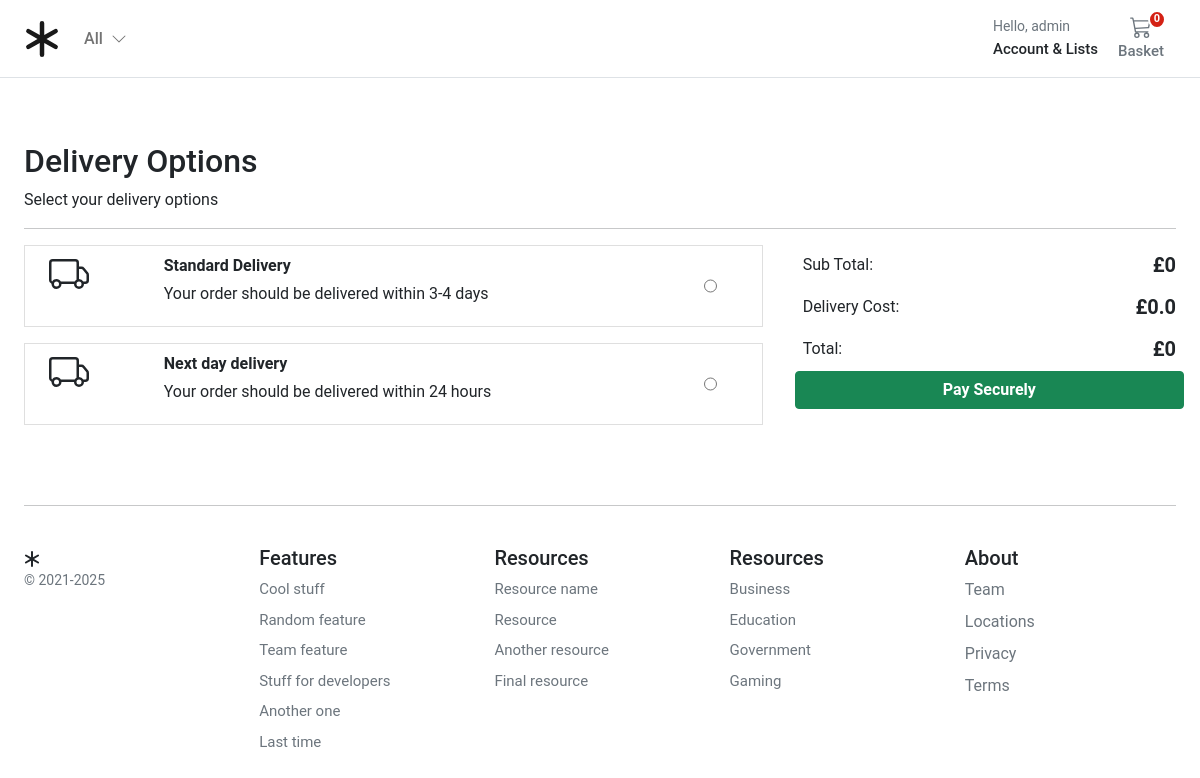
Page /checkout/deliverychoices/ (signed in) on the committed database.
### account/models.py (models this page shows, shortened)
class Customer(AbstractBaseUser, PermissionsMixin):
    email = models.EmailField(_('email address'), unique=True)
    name = models.CharField(max_length=150)
    mobile = models.CharField(max_length=20, blank=True)
    is_active = models.BooleanField(default=False)
    is_staff = models.BooleanField(default=False)
    created = models.DateTimeField(auto_now_add=True)
    updated = models.DateTimeField(auto_now=True)
    objects = CustomAccountManager()
    USERNAME_FIELD = 'email'
    REQUIRED_FIELDS = ['name']
    class Meta:
        verbose_name = "Accounts"
        verbose_name_plural = "Accounts"

### checkout/models.py (models this page shows, shortened)
class DeliveryOptions(models.Model):
    DELIVERY_CHOICES = [
        ("IS", "In Store"),
        ("HD", "Home Delivery"),
        ("DD", "Digital Delivery"),
    ]
    delivery_name = models.CharField(
        verbose_name=_("delivery_name"),
        help_text=_("Required"),
        max_length=255,
    )
    delivery_price = models.DecimalField(
        verbose_name=_("delivery price"),
        help_text=_("Maximum 999.99"),
        error_messages={
            "name": {
                "max_length": _("The price must be between 0 and 999.99."),
            },
        },
        max_digits=5,
        decimal_places=2,
    )
    delivery_method = models.CharField(
        choices=DELIVERY_CHOICES,
        verbose_name=_("delivery_method"),
        help_text=_("Required"),
        max_length=255,
    )
    delivery_timeframe = models.CharField(
        verbose_name=_("delivery timeframe"),
        help_text=_("Required"),
        max_length=255,
    )
    delivery_window = models.CharField(
        verbose_name=_("delivery window"),
        help_text=_("Required"),
        max_length=255,
    )
    order = models.IntegerField(verbose_name=_("list order"), help_text=_("Required"), default=0)
    is_active = models.BooleanField(default=True)
    class Meta:
        verbose_name = _("Delivery Option")
        verbose_name_plural = _("Delivery Options")

### checkout/views.py (the view)
# urls.py: path("deliverychoices/", views.deliverychoices, name="deliverychoices"),
@login_required
def deliverychoices(request):
    deliveryoptions = DeliveryOptions.objects.filter(is_active=True)
    return render(request, "checkout/delivery_choices.html", {"deliveryoptions": deliveryoptions})

### basket/basket.py (called while the page is built)
    def __len__(self):
        return sum(item["qty"] for item in self.basket.values())

    def get_subtotal_price(self):
        return sum(Decimal(item["price"]) * item["qty"] for item in self.basket.values())

    def get_delivery_price(self):
        newprice = 0.00
        if "purchase" in self.session:
            newprice = DeliveryOptions.objects.get(id=self.session["purchase"]["delivery_id"]).delivery_price
        return newprice

    def get_total_price(self):
        newprice = 0.00
        subtotal = sum(Decimal(item["price"]) * item["qty"] for item in self.basket.values())
        if "purchase" in self.session:
            newprice = DeliveryOptions.objects.get(id=self.session["purchase"]["delivery_id"]).delivery_price
        total = subtotal + Decimal(newprice)
        return total

### basket/context_processors.py (called while the page is built)
def basket(request):
    return {'basket': Basket(request)}

### store/context_processors.py (called while the page is built)
def categories(request):
    return {"categories": Category.objects.filter(level=0)}

### store/models.py (called while the page is built)
    def get_absolute_url(self):
        return reverse("store:category_list", args=[self.slug])

### templates/checkout/delivery_choices.html (shortened to what this page needs)
{% extends "../base.html" %}
{% load static %}
{% block content %}
<div class="container">
  <div class="col-12">
    <h1 class="h2">Delivery Options</h1>
  </div>
  <div class="col-12">
    <p>Select your delivery options</p>
  </div>
  <hr />
</div>
<div class="container">
  <div class="row g-3">
    {% if deliveryoptions|length == 0 %}
    <div class="col-12">There are no delivery options <a href="{% url 'store:store_home' %}">Shop</a></div>
    {% else %}
    <div class="col-md-4 col-lg-4 order-md-last p-0 order-3">
      <div class="d-flex bd-highlight ms-0">
        <div class="p-2 flex-grow-1 bd-highlight">Sub Total:</div>
        <div class="p-2 bd-highlight"><span class="fw-bold h5">£</span><span id="sub_total"
            class="fw-bold h5">{{basket.get_subtotal_price}}</span></div>
      </div>
      <div class="d-flex bd-highlight">
        <div class="p-2 flex-grow-1 bd-highlight">Delivery Cost:</div>
        <div class="p-2 bd-highlight"><span class="fw-bold h5">£</span><span id="delivery_price"
            class="fw-bold h5">{{basket.get_delivery_price}}</span></div>
      </div>
      <div class="d-flex bd-highlight">
        <div class="p-2 flex-grow-1 bd-highlight">Total:</div>
        <div class="p-2 bd-highlight"><span class="fw-bold h5">£</span><span id="total"
            class="fw-bold h5">{{basket.get_total_price}}</span></div>
      </div>
      <a role="button" href="{% url "checkout:delivery_address" %}" class="btn btn-success fw-bold w-100"
        type="button">Pay Securely</a>
    </div>
    <div class="col-md-7 col-lg-8">
      {% for option in deliveryoptions %}
      <div class="card mb-3 border-1 rounded-0 product-item me-md-4" data-index="{{option.id}}">
        <div class="row g-0">
          <div class="col-md-2 ps-3 ps-md-4">
          </div>
          <div class="col-md-9 ps-md-1">
            <div class="card-body p-1">
              <p class="card-text ps-2 mb-1 pt-1 fw-bold">{{option.delivery_name}}</p>
              <p class="card-text ps-2 pb-3">Your order should be delivered within {{option.delivery_timeframe}}</p>
            </div>
          </div>
          <div class="col-md-1 ps-md-1">
            <input class="align-middle h-100" type="radio" name="deliveryOption" id="{{option.id}}"
              value="{{option.id}}">
          </div>
        </div>
      </div>
      {% endfor %}
    </div>
    {% endif %}
  </div>
</div>
{% endblock %}

### templates/base.html (shortened to what this page needs)
{% load static %}
<!DOCTYPE html>
<html>
<head>
  <link href="https://cdn.jsdelivr.net/npm/bootstrap@5.0.0-beta1/dist/css/bootstrap.min.css" rel="stylesheet"
>
  <link rel="stylesheet" href="{% static 'core/css/base.css' %}">
  <link rel="stylesheet" href="{% block stylesheet %}{% endblock %}">
</head>
<body>
  <header class="pb-3">
    <nav class="navbar navbar-expand-md navbar-light bg-white border-bottom">
      <div class="container-fluid px-md-4">
        <div class="d-flex w-100 navbar-collapse">
          <a class="navbar-brand d-flex-inline" href="/">
          </a>
          <ul class="navbar-nav me-auto mb-2 mb-md-0">
            <li class="nav-item dropdown">
              <a class="nav-link dropdown-toggle d-none d-md-block fw500" href="#" id="navbarDropdown" role="button"
                data-bs-toggle="dropdown" aria-expanded="false">
                All
                <i class="ps-1"><svg xmlns="http://www.w3.org/2000/svg" width="16" height="16" fill="currentColor"
                    class="bi bi-chevron-down" viewBox="0 0 16 16">
                    <path fill-rule="evenodd"
                      d="M1.646 4.646a.5.5 0 0 1 .708 0L8 10.293l5.646-5.647a.5.5 0 0 1 .708.708l-6 6a.5.5 0 0 1-.708 0l-6-6a.5.5 0 0 1 0-.708z" />
                  </svg></i>
              </a>
            </li>
          </ul>
          <div>
            <div class="collapse navbar-collapse" id="navbarSupportedContent2">
              <ul class="navbar-nav me-auto mb-2 mb-lg-0">
                <li class="nav-item dropdown">
                  <a class="nav-link dropdown-toggle text-reset" href="#" id="navbarDropdown" role="button"
                    data-bs-toggle="dropdown" aria-expanded="false">
                    <div class="small text-muted">Hello,
                      {% if user.is_authenticated %}
                        {{ request.user.name }}
                      {% else %}
                      Login
                      {% endif %}
                    </div>
                    <span class="fs15 fw500">Account &amp; Lists
                    </span>
                  </a>
                </li>
              </ul>
            </div>
          </div>
          <a type="button" role="button" href="{% url "basket:basket_summary" %}"
            class="btn btn-outline-secondary border-0 basket-btn">
            {% with total_qty=basket|length %}
            <div id="basket-qty" class="basket-qty">
              {% if total_qty > 0 %}
              {{ total_qty }}
              {% else %}
              0
              {% endif %}
            </div>
            {% endwith %}
            <div>
            </div>
            <span class="fs15 fw500">Basket</span>
          </a>
        </div>
      </div>
    </nav>
  </header>
  <main class="pt-5">
    <div id="content">{% block content %} {% endblock %}</div>
  </main>
  <footer class="container py-5 footer">
    <hr>
    <div class="row pt-4">
      <div class="col-12 col-md">
        <small class="d-block mb-3 text-muted">&copy; 2021-2025</small>
      </div>
      <div class="col-6 col-md fs15">
        <h5>Features</h5>
        <ul class="list-unstyled">
          <li><a class="link-secondary text-decoration-none" href="#">Cool stuff</a></li>
          <li><a class="link-secondary text-decoration-none" href="#">Random feature</a></li>
          <li><a class="link-secondary text-decoration-none" href="#">Team feature</a></li>
          <li><a class="link-secondary text-decoration-none" href="#">Stuff for developers</a></li>
          <li><a class="link-secondary text-decoration-none" href="#">Another one</a></li>
          <li><a class="link-secondary text-decoration-none" href="#">Last time</a></li>
        </ul>
      </div>
      <div class="col-6 col-md fs15">
        <h5>Resources</h5>
        <ul class="list-unstyled">
          <li><a class="link-secondary text-decoration-none" href="#">Resource name</a></li>
          <li><a class="link-secondary text-decoration-none" href="#">Resource</a></li>
          <li><a class="link-secondary text-decoration-none" href="#">Another resource</a></li>
          <li><a class="link-secondary text-decoration-none" href="#">Final resource</a></li>
        </ul>
      </div>
      <div class="col-6 col-md fs15">
        <h5>Resources</h5>
        <ul class="list-unstyled">
          <li><a class="link-secondary text-decoration-none" href="#">Business</a></li>
          <li><a class="link-secondary text-decoration-none" href="#">Education</a></li>
          <li><a class="link-secondary text-decoration-none" href="#">Government</a></li>
          <li><a class="link-secondary text-decoration-none" href="#">Gaming</a></li>
        </ul>
      </div>
      <div class="col-6 col-md">
        <h5>About</h5>
        <ul class="list-unstyled">
          <li><a class="link-secondary text-decoration-none" href="#">Team</a></li>
          <li><a class="link-secondary text-decoration-none" href="#">Locations</a></li>
          <li><a class="link-secondary text-decoration-none" href="#">Privacy</a></li>
          <li><a class="link-secondary text-decoration-none" href="#">Terms</a></li>
        </ul>
      </div>
    </div>
  </footer>
</body>
</html>

### static/core/css/base.css (style rules this page uses)
@media (min-width: 1000px) { .container { max-width: 1000px; } }
@media (max-width: 1200px) { .container { max-width: 100%; padding:0 24px; } }
.dropdown-toggle::after { display: none; }
html, body, p, div { letter-spacing: -0.02px; font-family: 'Roboto', sans-serif; }
.fs15 { font-size: 0.9375rem; }
.fw500 { font-weight: 500; }
.basket-qty { color: #fff; background: #d42114; border: 2px solid #fff; border-radius: 50%; text-align: center; font-size: 11px; height: 15px; width: 14px; position: absolute; box-sizing: content-box; font-weight: 600; display: flex; justify-content: center; align-items: center; top: 1px; right: 10px; }
.basket-btn { position: relative; }
.footer > div > div > ul > li { padding-bottom:8px; }

### rows in the picture
Customer: user.name "admin"
DeliveryOptions: delivery_name "Standard Delivery", delivery_timeframe "3-4 days"
DeliveryOptions: delivery_name "Next day delivery", delivery_timeframe "24 hours"

### other values in the picture
{{ basket.get_subtotal_price }} "0"
{{ basket.get_delivery_price }} "0.0"
{{ basket.get_total_price }} "0"
